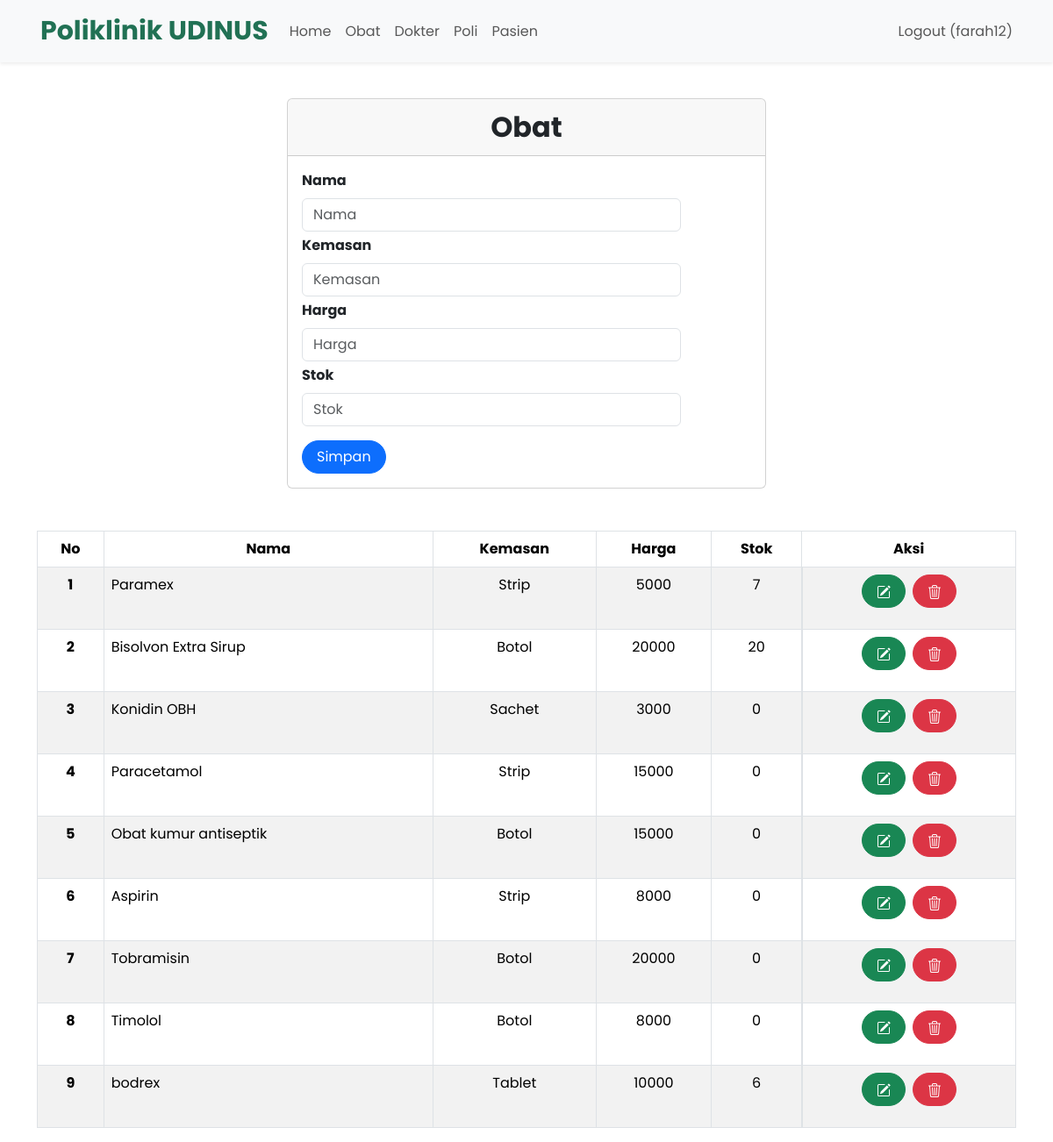
Page /index.php?page=obat (signed in) on the committed database.
### tables this page shows
CREATE TABLE `obat` (
  `id` int(11) NOT NULL,
  `nama_obat` varchar(100) NOT NULL,
  `kemasan` varchar(50) NOT NULL,
  `harga` double NOT NULL,
  `Stok` int(11) NOT NULL
);

### obat.php (the view, shortened to what this page needs)
<br>
<div class="container">
    <div class="row justify-content-center">
        <div class="col-md-6">
            <div class="card">
                <div class="card-header text-center fw-bold" style="font-size: 2rem;">Obat</div>
                <div class="card-body">
                    <form class="form row" style="width: 30rem;" method="POST" action="" name="myForm" onsubmit="return(validate());">
                        <?php
                        $nama_obat = '';
                        $kemasan = '';
                        $harga = '';
                        $Stok = '';
                        ?>
                        <div class="row">
                            <label for="inputNama" class="form-label fw-bold">
                                Nama
                            </label>
                            <div>
                                <input type="text" class="form-control" name="nama_obat" id="inputNama" placeholder="Nama" value="<?php echo $nama_obat ?>">
                            </div>
                        </div>
                        <div class="row mt-1">
                            <label for="inputKemasan" class="form-label fw-bold">
                                Kemasan
                            </label>
                            <div>
                                <input type="text" class="form-control" name="kemasan" id="inputKemasan" placeholder="Kemasan" value="<?php echo $kemasan ?>">
                            </div>
                        </div>
                        <div class="row mt-1">
                            <label for="inputHarga" class="form-label fw-bold">
                                Harga
                            </label>
                            <div>
                                <input type="text" class="form-control" name="harga" id="inputHarga" placeholder="Harga" value="<?php echo $harga ?>">
                            </div>
                        </div>
                        <div class="row mt-1">
                         <label for="inputStok" class="form-label fw-bold">
        Stok
                        </label>
        <div>
        <input type="text" class="form-control" name="Stok" id="inputStok" placeholder="Stok" value="<?php echo $Stok ?>">
    </div>
</div>
                        <div class="row mt-3">
                            <div class=col>
                                <button type="submit" class="btn btn-primary rounded-pill px-3 mt-auto" name="simpan">Simpan</button>
                            </div>
                        </div>
                    </form>
                </div>
            </div>
        </div>
    </div>
    <br>
    <br>
    <table class="table table-bordered table-striped table-hover">
        <thead>
            <tr class="text-center">
                <th scope="col">No</th>
                <th scope="col">Nama</th>
                <th scope="col">Kemasan</th>
                <th scope="col">Harga</th>
                <th scope="col">Stok</th>
                <th scope="col">Aksi</th>
            </tr>
        </thead>
        <tbody>
            <?php
            $result = mysqli_query($mysqli, "SELECT * FROM obat");
            $no = 1;
            while ($data = mysqli_fetch_array($result)) {
            ?>
                <tr>
                    <th scope="row" class="text-center"><?php echo $no++ ?></th>
                    <td><?php echo $data['nama_obat'] ?></td>
                    <td class="text-center"><?php echo $data['kemasan'] ?></td>
                    <td class="text-center"><?php echo $data['harga'] ?></td>
                    <td class="text-center"><?php echo $data['Stok'] ?></td>
                    <td class="d-flex justify-content-center ">
                        <div class="d-flex gap-2 mb-3">
                            <a type="button" class="btn btn-success rounded-pill px-3" href="index.php?page=obat&id=<?php echo $data['id'] ?>">
                            </a>
                            <a type="button" class="btn btn-danger rounded-pill px-3" href="index.php?page=obat&id=<?php echo $data['id'] ?>&aksi=hapus">
                            </a>
                        </div>
                    </td>
                </tr>
            <?php
            }
            ?>
        </tbody>
    </table>

### index.php (shortened to what this page needs)
<!doctype html>
<html lang="en">
  <head>
    <link href="https://cdn.jsdelivr.net/npm/bootstrap@5.3.2/dist/css/bootstrap.min.css" rel="stylesheet">
    <link rel="stylesheet" href="style.css">
  </head>
  <body>
    <nav class="navbar navbar-expand-lg navbar-expand-lg navbar-light bg-light pt-2 ps-4 pe-3 shadow-sm fixed-top">
        <div class="container">
            <a class="navbar-brand" href="index.php">Poliklinik UDINUS</a>
            <div class="collapse navbar-collapse text-white" id="navbarNavDropdown">
                <ul class="navbar-nav">
                    <li class="nav-item">
                        <a class="nav-link" aria-current="page" href="index.php">Home</a>
                    </li>
                    <?php
                        if (isset($_SESSION['username'])){
                    ?>
                        <li class="nav-item">
                            <a class="nav-link" aria-current="page" href="index.php?page=obat">Obat</a>
                        </li>
                        <li class="nav-item">
                            <a class="nav-link" aria-current="page" href="index.php?page=dokter">Dokter</a>
                        </li>
                        <li class="nav-item">
                            <a class="nav-link" aria-current="page" href="index.php?page=poli">Poli</a>
                        </li>
                        <li class="nav-item">
                            <a class="nav-link" aria-current="page" href="index.php?page=pasien">Pasien</a>
                        </li>
                    <?php
                        }
                    ?>
                </ul>
                <?php
                    if (isset($_SESSION['username'])) {
                    ?>
                        <ul class="navbar-nav ms-auto">
                            <li class="nav-item">
                                <a class="nav-link" href="logoutUser.php">Logout (<?php echo $_SESSION['username'] ?>)</a>
                            </li>
                        </ul>
                    <?php
                    }
                ?>
            </div>
        </div>
    </nav>
    <main role="main" class="container-fluid">
        <?php
            if (isset($_GET['page'])) {
                include($_GET['page'] . ".php");
            }
        ?>
    </main>
  </body>
</html>

### style.css (style rules this page uses)
body { font-family: 'Poppins', sans-serif; }
main { padding-top: 5.5rem; }
.navbar-brand { font-size: 30px !important; font-weight: bold; color: #217154 !important; }
nav { color: #217154 !important; padding: 10px; text-align: center; }
::placeholder { font-size: 16px; }

### rows in the picture
obat: nama_obat "Paramex", kemasan "Strip", harga "5000", Stok "7"
obat: nama_obat "Bisolvon Extra Sirup", kemasan "Botol", harga "20000", Stok "20"
obat: nama_obat "Konidin OBH", kemasan "Sachet", harga "3000", Stok "0"
obat: nama_obat "Paracetamol", kemasan "Strip", harga "15000", Stok "0"
obat: nama_obat "Obat kumur antiseptik", kemasan "Botol", harga "15000", Stok "0"
obat: nama_obat "Aspirin", kemasan "Strip", harga "8000", Stok "0"
obat: nama_obat "Tobramisin", kemasan "Botol", harga "20000", Stok "0"
obat: nama_obat "Timolol", kemasan "Botol", harga "8000", Stok "0"
obat: nama_obat "bodrex", kemasan "Tablet", harga "10000", Stok "6"

### other values in the picture
$_SESSION['username'] "farah12"
